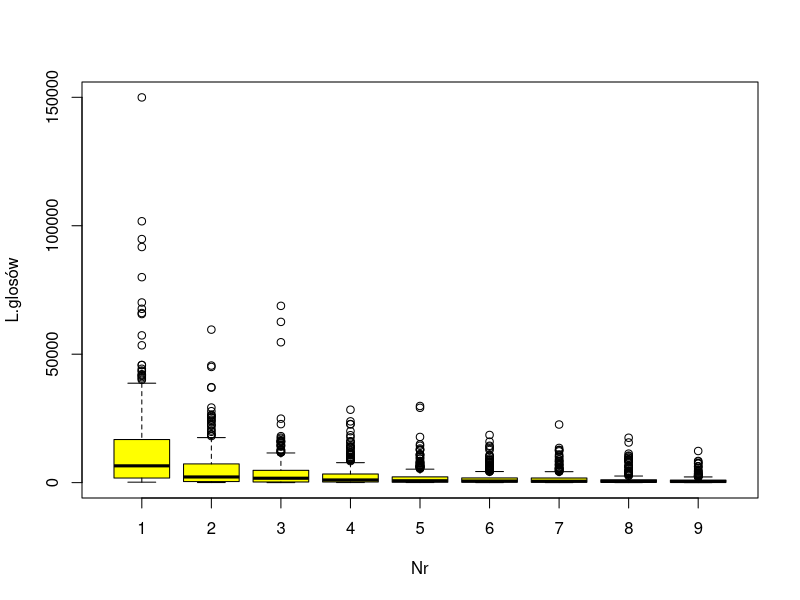

Source code (R):
#
kandydaci <- read.csv("kandydaci_2011.csv", sep = ';',  header=T, na.string="NA");
str(kandydaci);

aggregate (kandydaci$glosy, list(Numer = kandydaci$numer), fivenum)

kandydaci <- subset (kandydaci, subset=(numer < 10 ));
kandydaci <- subset (kandydaci, subset=(glosy < 200000));
boxplot (glosy ~ numer, kandydaci, xlab = "Nr", ylab = "L.glosów", col = "yellow")
